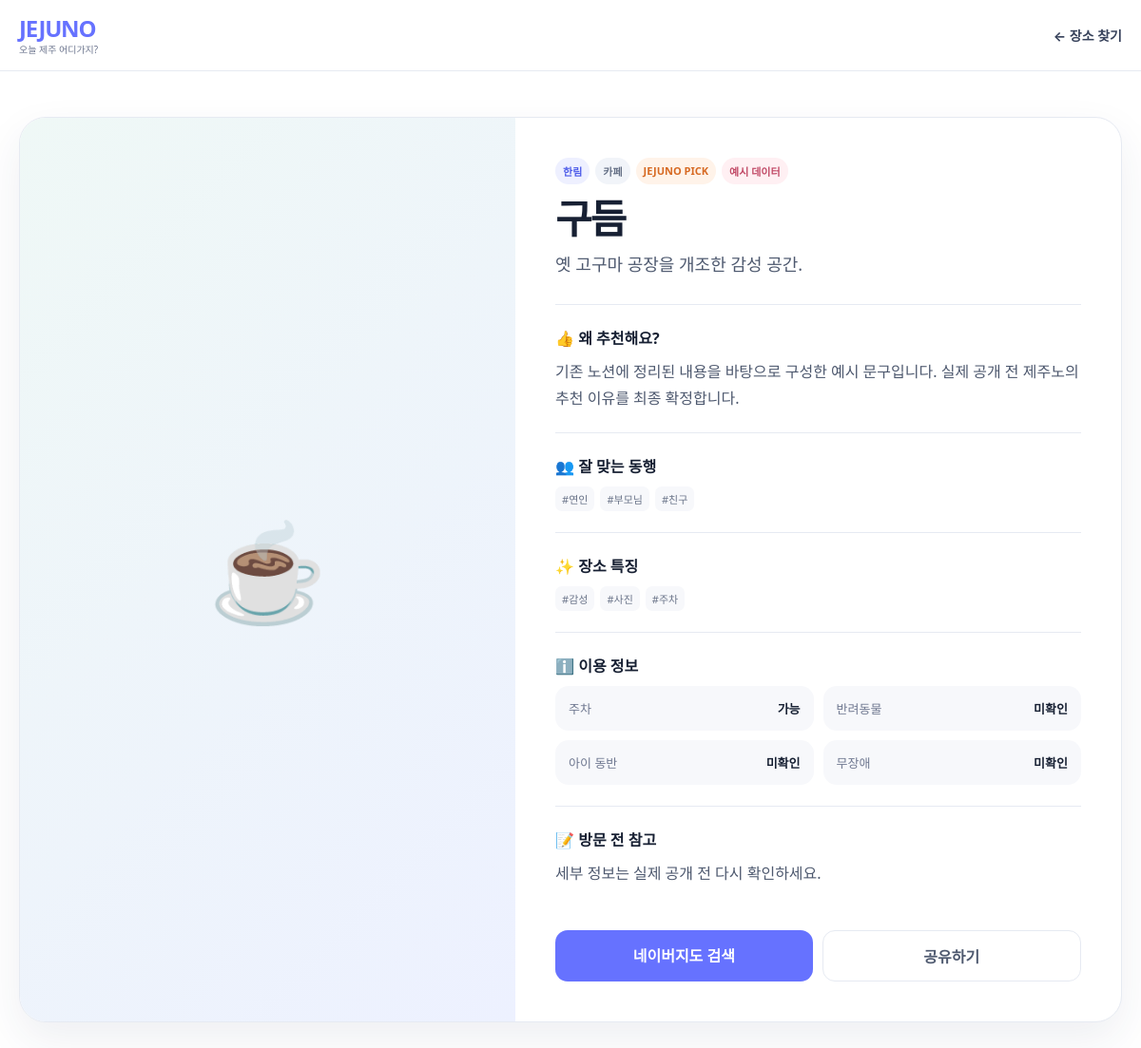
The app's page /place/gudeum with its own data.
### tables this page shows
CREATE TABLE places (
                id INTEGER PRIMARY KEY AUTOINCREMENT,
                slug TEXT NOT NULL UNIQUE,
                name TEXT NOT NULL,
                region TEXT NOT NULL,
                category TEXT NOT NULL,
                emoji TEXT NOT NULL DEFAULT '📍',
                image_url TEXT NOT NULL DEFAULT '',
                is_pick INTEGER NOT NULL DEFAULT 0,
                companions TEXT NOT NULL DEFAULT '[]',
                features TEXT NOT NULL DEFAULT '[]',
                parking_status TEXT NOT NULL DEFAULT '미확인',
                pet_status TEXT NOT NULL DEFAULT '미확인',
                child_status TEXT NOT NULL DEFAULT '미확인',
                accessible_status TEXT NOT NULL DEFAULT '미확인',
                one_line TEXT NOT NULL DEFAULT '',
                reason TEXT NOT NULL DEFAULT '',
                note TEXT NOT NULL DEFAULT '',
                address TEXT NOT NULL DEFAULT '',
                map_url TEXT NOT NULL DEFAULT '',
                info_source TEXT NOT NULL DEFAULT '',
                checked_at TEXT NOT NULL DEFAULT '',
                is_example INTEGER NOT NULL DEFAULT 0,
                published INTEGER NOT NULL DEFAULT 1,
                created_at TEXT NOT NULL DEFAULT CURRENT_TIMESTAMP,
                updated_at TEXT NOT NULL DEFAULT CURRENT_TIMESTAMP
            );

### app.py (the view)
    @app.get("/place/{slug}", response_class=HTMLResponse)
    async def place_detail(request: Request, slug: str):
        conn = connect_db()
        row = conn.execute("SELECT * FROM places WHERE slug=? AND published=1", (slug,)).fetchone()
        conn.close()
        if not row:
            return HTMLResponse("장소를 찾을 수 없습니다.", status_code=404)
        return templates.TemplateResponse(request=request, name="place_detail.html", context={"place": row_to_place(row)})

### templates/place_detail.html (shortened to what this page needs)
{% extends "base.html" %}
{% block body %}
<header class="site-header"><div class="wrap header-inner"><a class="brand" href="{{ url_for('home') }}"><strong>JEJUNO</strong><span>오늘 제주 어디가지?</span></a><nav class="nav detail-nav"><a href="{{ url_for('home') }}#places">← 장소 찾기</a></nav></div></header>
<main class="detail-page wrap">
  <article class="detail-shell">
    <div class="detail-visual {% if place.image_url %}has-image{% endif %}" {% if place.image_url %}style="background-image:url('{{ place.image_url }}')"{% endif %}>{% if not place.image_url %}<span>{{ place.emoji }}</span>{% endif %}</div>
    <div class="detail-content">
      <div class="meta-row"><span class="badge primary">{{ place.region }}</span><span class="badge">{{ place.category }}</span>{% if place.is_pick %}<span class="badge pick">JEJUNO PICK</span>{% endif %}{% if place.is_example %}<span class="badge example">예시 데이터</span>{% endif %}</div>
      <h1 class="detail-title">{{ place.name }}</h1>
      <p class="detail-lead">{{ place.one_line }}</p>
      <div class="detail-section"><h2>👍 왜 추천해요?</h2><p>{{ place.reason or '아직 추천 이유가 입력되지 않았습니다.' }}</p></div>
      <div class="detail-section"><h2>👥 잘 맞는 동행</h2><div class="tag-row">{% for item in place.companions %}<span class="tag">#{{ item }}</span>{% else %}<span class="muted">미입력</span>{% endfor %}</div></div>
      <div class="detail-section"><h2>✨ 장소 특징</h2><div class="tag-row">{% for item in place.features_public %}<span class="tag">#{{ item }}</span>{% else %}<span class="muted">미입력</span>{% endfor %}</div></div>
      <div class="detail-section"><h2>ℹ️ 이용 정보</h2><div class="status-grid"><div><span>주차</span><strong>{{ place.parking_status }}</strong></div><div><span>반려동물</span><strong>{{ place.pet_status }}</strong></div><div><span>아이 동반</span><strong>{{ place.child_status }}</strong></div><div><span>무장애</span><strong>{{ place.accessible_status }}</strong></div></div></div>
      {% if place.note %}<div class="detail-section"><h2>📝 방문 전 참고</h2><p>{{ place.note }}</p></div>{% endif %}
      <div class="detail-actions">
        {% if place.map_url %}<a class="map-btn" href="{{ place.map_url }}" target="_blank" rel="noreferrer">지도에서 보기</a>{% else %}<a class="map-btn" href="https://map.naver.com/p/search/{{ place.name|urlencode }}" target="_blank" rel="noreferrer">네이버지도 검색</a>{% endif %}
        <button class="share-btn" id="sharePlace" data-title="{{ place.name }}">공유하기</button>
      </div>
    </div>
  </article>
</main>
{% endblock %}

### templates/base.html (shortened to what this page needs)
<!doctype html>
<html lang="ko">
<head>
  <link rel="stylesheet" href="{{ url_for('static', path='styles.css') }}" />
</head>
<body class="{% block body_class %}{% endblock %}">
  {% block body %}{% endblock %}
</body>
</html>

### static/styles.css (style rules this page uses)
:root { --bg:#ffffff; --soft:#f6f8ff; --soft2:#f8fafc; --text:#172033; --muted:#6f7890; --line:#e6eaf2; --brand:#6672ff; --brand-dark:#4e5ce9; --brand-soft:#eef0ff; --accent:#ff8a3d; --shadow:0 18px 45px rgba(37,53,92,.08); --radius:22px; }
* { box-sizing:border-box }
html { scroll-behavior:smooth }
body { margin:0;font-family:Pretendard,"Noto Sans KR",system-ui,-apple-system,BlinkMacSystemFont,"Segoe UI",sans-serif;background:var(--bg);color:var(--text) }
button,a { font:inherit }
button { cursor:pointer }
a { color:inherit;text-decoration:none }
.wrap { width:min(1180px,calc(100% - 40px));margin:0 auto }
.site-header { position:sticky;top:0;z-index:50;background:rgba(255,255,255,.92);backdrop-filter:blur(16px);border-bottom:1px solid var(--line) }
.header-inner { height:74px;display:flex;align-items:center;justify-content:space-between;gap:28px }
.brand { display:flex;flex-direction:column;line-height:1 }
.brand strong { font-size:24px;letter-spacing:-1.2px;color:var(--brand) }
.brand span { font-size:10px;color:var(--muted);margin-top:5px }
.nav { display:flex;gap:28px;align-items:center;font-size:14px;font-weight:700 }
.nav a { color:#36415a }
h1 { font-size:44px;line-height:1.12;letter-spacing:-2.2px;margin:18px 0 14px }
.meta-row { display:flex;gap:6px;flex-wrap:wrap;margin-bottom:11px }
.badge { font-size:11px;font-weight:800;padding:6px 8px;border-radius:999px;background:#f1f4f9;color:#657086 }
.badge.primary { background:var(--brand-soft);color:var(--brand-dark) }
.badge.pick { background:#fff3e9;color:#d76a23 }
.tag-row { display:flex;gap:6px;flex-wrap:wrap }
.tag { font-size:11px;color:#6a7489;background:#f7f8fb;border-radius:7px;padding:5px 7px }
.map-btn { background:var(--brand);color:#fff }
.share-btn { border:1px solid var(--line);background:#fff;color:#4e596f }
.badge.example { background:#fff0f3;color:#c14966 }
.detail-page { padding:48px 0 80px }
.detail-shell { display:grid;grid-template-columns:.9fr 1.1fr;border:1px solid var(--line);border-radius:28px;overflow:hidden;box-shadow:var(--shadow);background:#fff }
.detail-visual { min-height:520px;display:flex;align-items:center;justify-content:center;font-size:100px;background:linear-gradient(135deg,#eff8f6,#edf1ff) }
.detail-content { padding:42px }
.detail-title { font-size:42px;margin:12px 0 10px }
.detail-lead { font-size:18px;line-height:1.7;color:#4e596f;margin:0 0 26px }
.detail-section { padding:22px 0;border-top:1px solid var(--line) }
.detail-section h2 { font-size:16px;margin:0 0 10px }
.detail-section p { color:#4e596f;line-height:1.75;margin:0 }
.status-grid { display:grid;grid-template-columns:repeat(2,1fr);gap:10px }
.status-grid>div { padding:14px;border-radius:14px;background:#f7f8fb;display:flex;justify-content:space-between;gap:12px }
.status-grid span { color:var(--muted);font-size:13px }
.status-grid strong { font-size:13px }
.detail-actions { display:flex;gap:10px;margin-top:24px }
.detail-actions a,.detail-actions button { flex:1;text-align:center;border-radius:13px;padding:14px;font-weight:900 }
:root { --jejuno-blue:#2468f2;--jejuno-green:#12c875;--jejuno-orange:#ff6b3d;--jejuno-ink:#111827;--jejuno-cream:#fff8ef }

### records on screen
places: emoji "☕", region "한림", category "카페", name "구듬", one_line "옛 고구마 공장을 개조한 감성 공간.", reason "기존 노션에 정리된 내용을 바탕으로 구성한 예시 문구입니다. 실제 공개 전 제주노의 추천 이유를 최종 확정합니다.", parking_status "가능", pet_status "미확인", child_status "미확인", accessible_status "미확인", note "세부 정보는 실제 공개 전 다시 확인하세요."

### other values on screen
{{ item }} "연인" "부모님" "친구"
{{ item }} "감성" "사진" "주차"
